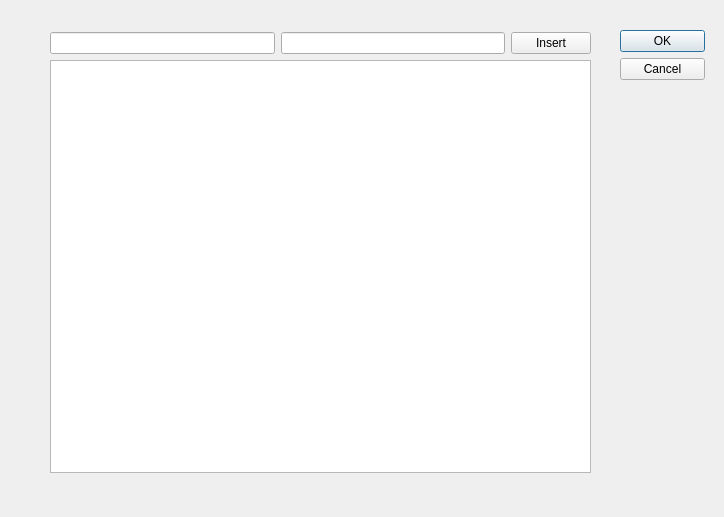
<?xml version="1.0" encoding="UTF-8"?>
<ui version="4.0">
 <class>mytest</class>
 <widget class="QDialog" name="mytest">
  <property name="geometry">
   <rect>
    <x>0</x>
    <y>0</y>
    <width>724</width>
    <height>517</height>
   </rect>
  </property>
  <property name="windowTitle">
   <string>Dialog</string>
  </property>
  <widget class="QDialogButtonBox" name="buttonBox">
   <property name="geometry">
    <rect>
     <x>620</x>
     <y>30</y>
     <width>85</width>
     <height>68</height>
    </rect>
   </property>
   <property name="orientation">
    <enum>Qt::Vertical</enum>
   </property>
   <property name="standardButtons">
    <set>QDialogButtonBox::Cancel|QDialogButtonBox::Ok</set>
   </property>
  </widget>
  <widget class="QWidget" name="">
   <property name="geometry">
    <rect>
     <x>50</x>
     <y>32</y>
     <width>541</width>
     <height>441</height>
    </rect>
   </property>
   <layout class="QVBoxLayout" name="verticalLayout">
    <item>
     <layout class="QHBoxLayout" name="horizontalLayout">
      <item>
       <widget class="QLineEdit" name="key_edit_"/>
      </item>
      <item>
       <widget class="QLineEdit" name="value_edit_"/>
      </item>
      <item>
       <widget class="QPushButton" name="insert_button_">
        <property name="text">
         <string>Insert</string>
        </property>
       </widget>
      </item>
     </layout>
    </item>
    <item>
     <widget class="QTableView" name="leveldb_view"/>
    </item>
   </layout>
  </widget>
 </widget>
 <resources/>
 <connections>
  <connection>
   <sender>buttonBox</sender>
   <signal>accepted()</signal>
   <receiver>mytest</receiver>
   <slot>accept()</slot>
   <hints>
    <hint type="sourcelabel">
     <x>620</x>
     <y>24</y>
    </hint>
    <hint type="destinationlabel">
     <x>157</x>
     <y>274</y>
    </hint>
   </hints>
  </connection>
  <connection>
   <sender>buttonBox</sender>
   <signal>rejected()</signal>
   <receiver>mytest</receiver>
   <slot>reject()</slot>
   <hints>
    <hint type="sourcelabel">
     <x>620</x>
     <y>30</y>
    </hint>
    <hint type="destinationlabel">
     <x>286</x>
     <y>274</y>
    </hint>
   </hints>
  </connection>
 </connections>
</ui>
